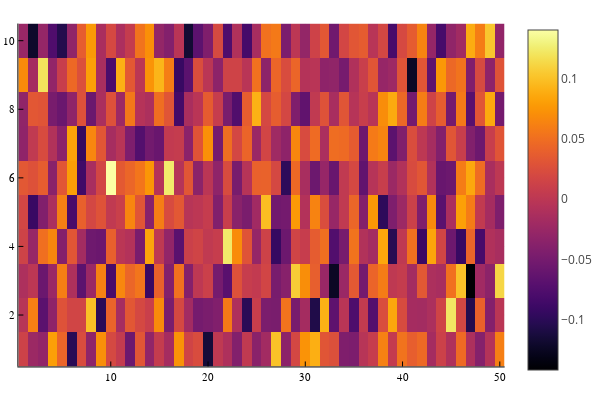

This figure's notebook cell:
### Code cell
(aopt,fwhmopt,copt) = (xopt[1:(laser.nλ)],xopt[(laser.nλ+1):(2*laser.nλ)],reshape(xopt[(2*laser.nλ+1):(4*laser.nλ)],2,:));
@show(ainit,aopt,a0);

@show(fwhminit,fwhmopt,fwhm0);

@show(cinit,copt,C0);

heatmap( data .- LensletLaserImage(lmod,laser))

### Figure 1 — Plotly figure (JSON) as saved in the notebook; plotly's stock layout.template omitted (floating-point values rounded to 4 significant figures; data arrays with more than 128 entries replaced by an {"elided": "..."} marker saying what was removed)
{"data": [{"colorbar": {"title": ""}, "colorscale": {"elided": "256x2 mixed values"}, "hoverinfo": "none", "name": "y1", "showlegend": false, "showscale": true, "type": "heatmap", "x": [0.5, 1.5, 2.5, 3.5, 4.5, 5.5, 6.5, 7.5, 8.5, 9.5, 10.5, 11.5, 12.5, 13.5, 14.5, 15.5, 16.5, 17.5, 18.5, 19.5, 20.5, 21.5, 22.5, 23.5, 24.5, 25.5, 26.5, 27.5, 28.5, 29.5, 30.5, 31.5, 32.5, 33.5, 34.5, 35.5, 36.5, 37.5, 38.5, 39.5, 40.5, 41.5, 42.5, 43.5, 44.5, 45.5, 46.5, 47.5, 48.5, 49.5, 50.5], "xaxis": "x", "y": [0.5, 1.5, 2.5, 3.5, 4.5, 5.5, 6.5, 7.5, 8.5, 9.5, 10.5], "yaxis": "y", "z": {"elided": "10x50 float values"}, "zmax": 0.1405, "zmin": -0.1419}], "layout": {"annotations": [], "height": 400, "legend": {"bgcolor": "rgba(255, 255, 255, 1.000)", "bordercolor": "rgba(0, 0, 0, 1.000)", "borderwidth": 1, "font": {"color": "rgba(0, 0, 0, 1.000)", "family": "sans-serif", "size": 11}, "title": {"font": {"color": "rgba(0, 0, 0, 1.000)", "family": "sans-serif", "size": 15}, "text": ""}, "tracegroupgap": 0, "traceorder": "normal", "x": 1, "xanchor": "auto", "y": 1, "yanchor": "auto"}, "margin": {"b": 20, "l": 0, "r": 0, "t": 20}, "paper_bgcolor": "rgba(255, 255, 255, 1.000)", "plot_bgcolor": "rgba(255, 255, 255, 1.000)", "showlegend": true, "width": 600, "xaxis": {"anchor": "y", "domain": [0.03619, 0.9934], "gridcolor": "rgba(0, 0, 0, 0.100)", "gridwidth": 0.5, "linecolor": "rgba(0, 0, 0, 1.000)", "mirror": false, "range": [0.5, 50.5], "showgrid": true, "showline": true, "showticklabels": true, "tickangle": 0, "tickcolor": "rgb(0, 0, 0)", "tickfont": {"color": "rgba(0, 0, 0, 1.000)", "family": "sans-serif", "size": 11}, "tickmode": "array", "ticks": "inside", "ticktext": ["10", "20", "30", "40", "50"], "tickvals": [10, 20, 30, 40, 50], "title": "", "titlefont": {"color": "rgba(0, 0, 0, 1.000)", "family": "sans-serif", "size": 15}, "type": "-", "visible": true, "zeroline": false, "zerolinecolor": "rgba(0, 0, 0, 1.000)"}, "yaxis": {"anchor": "x", "domain": [0.03762, 0.9902], "gridcolor": "rgba(0, 0, 0, 0.100)", "gridwidth": 0.5, "linecolor": "rgba(0, 0, 0, 1.000)", "mirror": false, "range": [0.5, 10.5], "showgrid": true, "showline": true, "showticklabels": true, "tickangle": 0, "tickcolor": "rgb(0, 0, 0)", "tickfont": {"color": "rgba(0, 0, 0, 1.000)", "family": "sans-serif", "size": 11}, "tickmode": "array", "ticks": "inside", "ticktext": ["2", "4", "6", "8", "10"], "tickvals": [2, 4, 6, 8, 10], "title": "", "titlefont": {"color": "rgba(0, 0, 0, 1.000)", "family": "sans-serif", "size": 15}, "type": "-", "visible": true, "zeroline": false, "zerolinecolor": "rgba(0, 0, 0, 1.000)"}}}
